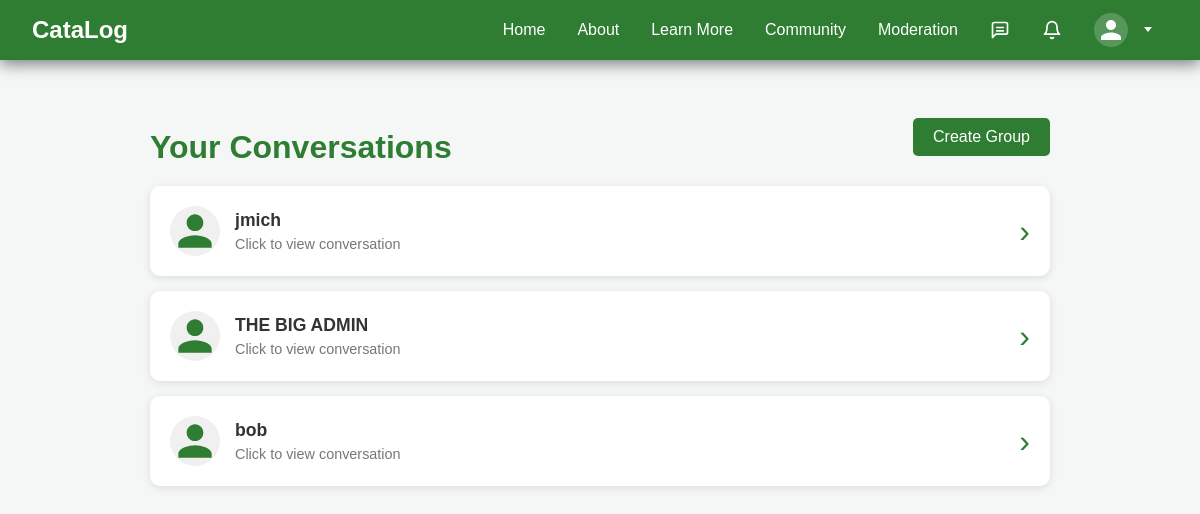
The app's page /messages/ (signed in) with its own data.
### home/models.py (models this page shows, shortened)
class CustomUser(AbstractUser):
    ROLE_CHOICES = (
        ('user', 'User'),
        ('moderator', 'Moderator'),
    )
    role = models.CharField(max_length=10, choices=ROLE_CHOICES, default='user')
    avatar = models.ForeignKey(CustomImage, on_delete=models.SET_NULL, null=True, blank=True, default=None)
    bio = models.TextField(blank=True)
    sustainability_interests = models.CharField(max_length=255, blank=True)
    nickname = models.CharField(max_length=100, blank=True)
    profile_completed = models.BooleanField(default=False)

class Conversation(models.Model):
    participants = models.ManyToManyField(
        settings.AUTH_USER_MODEL, related_name="conversations"
    )
    name = models.CharField(max_length=255, blank=True, null=True)
    is_group = models.BooleanField(default=False)
    admin = models.ForeignKey(
        settings.AUTH_USER_MODEL, on_delete=models.SET_NULL, null=True, blank=True, related_name="admin_conversations"
    )

### home/views.py (the view)
# urls.py: path('messages/', views.conversation_list, name='conversation_list'),
def conversation_list(request):
    conversations = request.user.conversations.all()
    conversations_with_unread = []
    total_unread = 0
    for conversation in conversations:
        unread_count = conversation.messages.exclude(
            sender=request.user
        ).exclude(
            read_by=request.user
        ).count()
        total_unread += unread_count
        conversation.unread_count = unread_count
        conversations_with_unread.append(conversation)
    return render(request, 'home/conversation_list.html', {
        'conversations': conversations_with_unread,
        'total_unread': total_unread
    })

### home/context_processors.py (called while the page is built)
def unread_messages(request):
    if request.user.is_authenticated:
        unread_count = Message.objects.filter(
            conversation__participants=request.user
        ).exclude(
            sender=request.user
        ).exclude(
            read_by=request.user
        ).count()
        return {'unread_message_count': unread_count}
    return {'unread_message_count': 0}

def unread_notifications(request):
    if request.user.is_authenticated:
        unread_count = Notification.objects.filter(
            recipient=request.user,
            is_read=False
        ).count()
        return {'unread_notification_count': unread_count}
    return {'unread_notification_count': 0}

### home/templates/home/conversation_list.html (shortened to what this page needs)
{% extends 'base.html' %}
{% block content %}
<div class="page-container">
    <div class="list-header csp-8f530d8b10"
        >
        <h1 class="page-title csp-50435ff286" >Your Conversations</h1>
        <a href="{% url 'create_group_conversation' %}" class="btn btn-primary csp-db99af95e1"
            >Create
            Group</a>
    </div>
    {% if conversations %}
    <div class="conversations-list">
        {% for convo in conversations %}
        <a href="{% url 'conversation_detail' pk=convo.pk %}"
            class="conversation-card{% if convo.unread_count > 0 %} unread{% endif %}">
            <div class="conversation-avatar">
                {% if convo.is_group %}
                <svg xmlns="http://www.w3.org/2000/svg" width="40" height="40" viewBox="0 0 24 24" fill="#2e7d32">
                    <path
                        d="M16 11c1.66 0 2.99-1.34 2.99-3S17.66 5 16 5c-1.66 0-3 1.34-3 3s1.34 3 3 3zm-8 0c1.66 0 2.99-1.34 2.99-3S9.66 5 8 5C6.34 5 5 6.34 5 8s1.34 3 3 3zm0 2c-2.33 0-7 1.17-7 3.5V19h14v-2.5c0-2.33-4.67-3.5-7-3.5zm8 0c-.29 0-.62.02-.97.05 1.16.84 1.97 1.97 1.97 3.45V19h6v-2.5c0-2.33-4.67-3.5-7-3.5z" />
                </svg>
                {% else %}
                    {% for user in convo.participants.all %}
                        {% if user != request.user %}
                            {% if user.avatar and user.avatar.public_url %}
                                <img src="{{ user.avatar.public_url }}" alt="{{ user.get_display_name }}" class="csp-c53fb5ecd2">
                            {% else %}
                                <svg xmlns="http://www.w3.org/2000/svg" width="50" height="50" viewBox="0 0 24 24" fill="#2e7d32">
                                    <path d="M12 12c2.21 0 4-1.79 4-4s-1.79-4-4-4-4 1.79-4 4 1.79 4 4 4zm0 2c-2.67 0-8 1.34-8 4v2h16v-2c0-2.66-5.33-4-8-4z" />
                                </svg>
                            {% endif %}
                        {% endif %}
                    {% endfor %}
                {% endif %}
            </div>
            <div class="conversation-info">
                <div class="conversation-name">
                    {% if convo.is_group %}
                    {{ convo.name }}
                    {% else %}
                    {% for user in convo.participants.all %}
                    {% if user != request.user %}
                    {{ user.nickname|default:user.username }}
                    {% endif %}
                    {% endfor %}
                    {% endif %}
                </div>
                <div class="conversation-preview">Click to view conversation</div>
            </div>
            <div class="conversation-arrow">›</div>
        </a>
        {% endfor %}
    </div>
    {% else %}
    <div class="no-conversations">
        <p>You have no conversations yet.</p>
        <a href="{% url 'community' %}" class="community-btn">Find users to chat with</a>
    </div>
    {% endif %}
</div>
{% endblock %}

### home/static/home/style.css (style rules this page uses)
:root { --bg-primary: #f4f7f5; --bg-secondary: #ffffff; --bg-card: #ffffff; --text-primary: #333; --text-secondary: #777; --text-muted: #999; --nav-bg: #2e7d32; --nav-hover: #388e3c; --border-color: #ccc; --border-light: #e0e0e0; --shadow-sm: rgba(0, 0, 0, 0.1); --shadow-md: rgba(0, 0, 0, 0.15); --input-bg: #ffffff; --input-border: #ccc; }
html, body { margin: 0; font-family: Arial, sans-serif; background-color: var(--bg-primary); color: var(--text-primary); height: 100%; }
.page-container { max-width: 900px; margin: 2rem auto; padding: 1rem 2rem; }
.page-title { color: #2e7d32; font-size: 2rem; margin-bottom: 0.5rem; }
.conversations-list { display: flex; flex-direction: column; gap: 15px; }
.conversation-card { display: flex; align-items: center; gap: 15px; background-color: var(--bg-card); padding: 20px; border-radius: 10px; box-shadow: 0 2px 8px rgba(0, 0, 0, 0.1); text-decoration: none; color: inherit; transition: all 0.2s ease; }
.conversation-avatar { flex-shrink: 0; width: 50px; height: 50px; background-color: #f0f0f0; border-radius: 50%; display: flex; align-items: center; justify-content: center; }
.conversation-info { flex: 1; }
.conversation-name { font-weight: 600; font-size: 1.1rem; color: var(--text-primary); margin-bottom: 5px; }
.conversation-preview { color: var(--text-secondary); font-size: 0.9rem; }
.conversation-arrow { font-size: 2rem; color: #2e7d32; font-weight: 300; }

### static/home/csp-inline-fixes.css (style rules this page uses)
.csp-8f530d8b10 { display: flex; justify-content: space-between; align-items: center; margin-bottom: 20px }
.csp-50435ff286 { margin-bottom: 0 }
.csp-db99af95e1 { background-color: #2e7d32; color: white; padding: 10px 20px; border-radius: 5px; text-decoration: none }

### records on screen
CustomUser: nickname "jmich"
CustomUser: nickname "THE BIG ADMIN"
CustomUser: nickname "bob"
